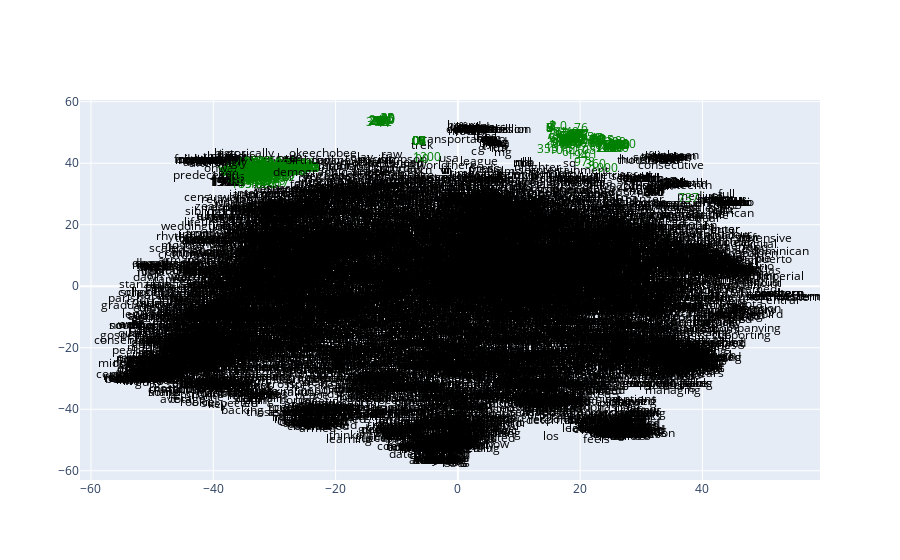

The code cell stored with this chart in its notebook:
### Code cell
numeric = embeddings_df_tsne.index.str.isnumeric()
color = np.where(numeric, "green", "black")
fig = go.Figure()

fig.add_trace(
    go.Scatter(
        x=embeddings_df_tsne[0],
        y=embeddings_df_tsne[1],
        mode="text",
        text=embeddings_df_tsne.index,
        textposition="middle center",
        textfont=dict(color=color),
    )
)
# fig.write_html("word2vec_visualization.html")
fig

### Figure 1 — Plotly figure (JSON) as saved in the notebook; plotly's stock layout.template omitted (floating-point values rounded to 4 significant figures; data arrays with more than 128 entries replaced by an {"elided": "..."} marker saying what was removed)
{"data": [{"mode": "text", "text": {"elided": "6908 str values"}, "textfont": {"color": {"elided": "6908 str values"}}, "textposition": "middle center", "type": "scatter", "x": {"elided": "6908 float values"}, "y": {"elided": "6908 float values"}}], "layout": {}}
